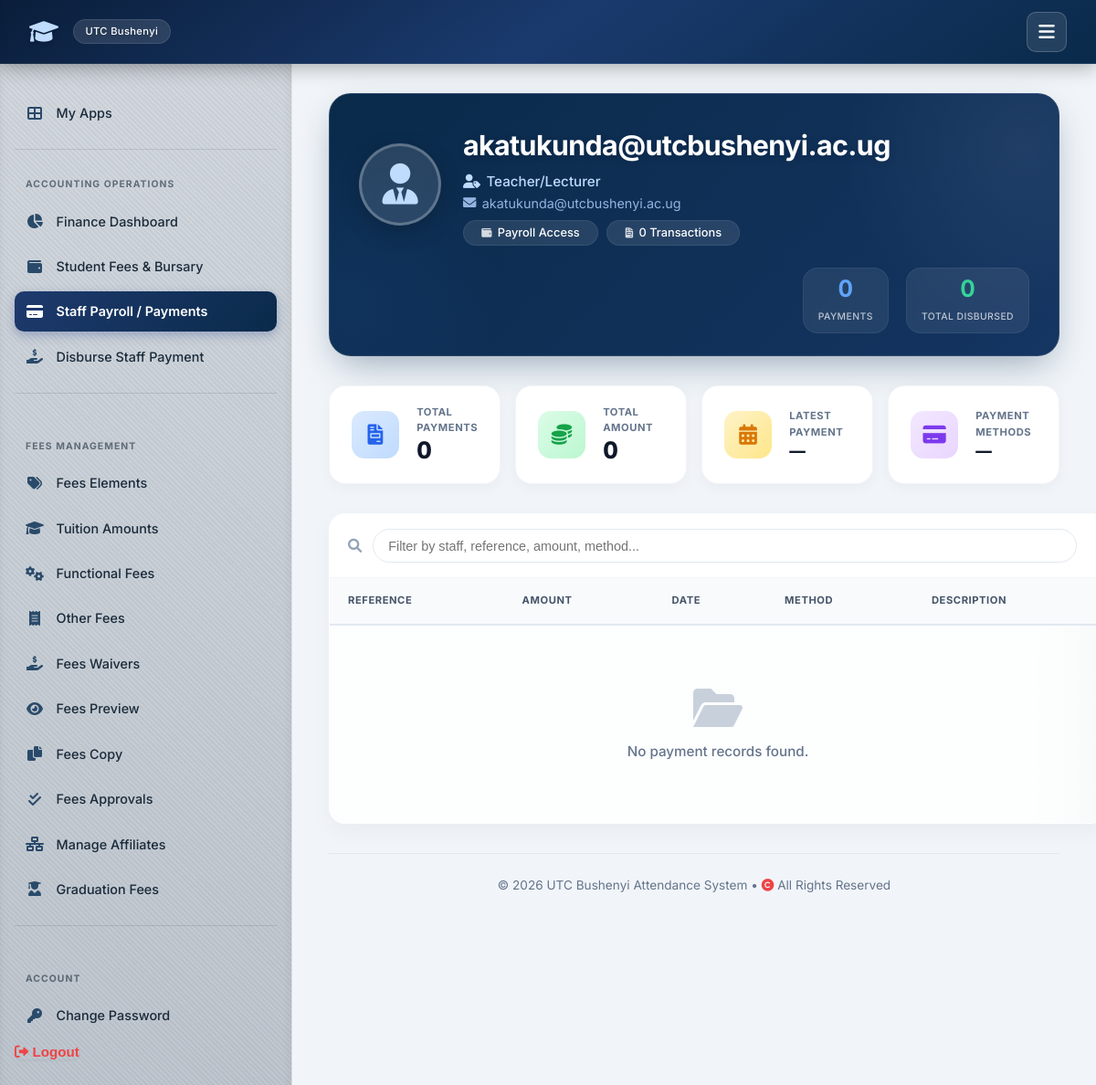
The page /staff_payments_dashboard/ (signed in) on the database its author committed.
### attendance/models.py (models this page shows, shortened)
class User(AbstractUser):
    IS_ADMIN = 'ADMIN'
    IS_TEACHER = 'TEACHER'
    IS_STUDENT = 'STUDENT'
    IS_WARDEN = 'WARDEN'
    IS_LIBRARIAN = 'LIBRARIAN'
    IS_ACCOUNTANT = 'ACCOUNTANT'
    IS_REGISTRAR = 'REGISTRAR'
    IS_PARENT = 'PARENT'
    IS_DEAN = 'DEAN'
    IS_HOD = 'HOD'
    IS_SYSTEM_SUPPORT = 'SYSTEM_SUPPORT'
    IS_SYSTEM_ADMIN = 'SYSTEM_ADMIN'
    IS_FINANCE = 'FINANCE'
    IS_POINT_OF_SERVICE = 'POINT_OF_SERVICE'
    IS_ASSISTANT_REGISTRAR = 'ASSISTANT_REGISTRAR'
    IS_PRINCIPAL = 'PRINCIPAL'
    TITLE_CHOICES = [
        ('MR.', 'Mr.'),
        ('MRS.', 'Mrs.'),
        ('MISS', 'Miss'),
        ('DR.', 'Dr.'),
        ('ENG.', 'Eng.'),
        ('PROF.', 'Prof.'),
    ]
    title = models.CharField(max_length=10, choices=TITLE_CHOICES, blank=True, null=True)
    surname = models.CharField(max_length=100, blank=True, null=True)
    other_names = models.CharField(max_length=150, blank=True, null=True)
    phone_number = models.CharField(max_length=20, blank=True, null=True)
    ROLE_CHOICES = [
        (IS_ADMIN, 'Admin'),
        (IS_TEACHER, 'Teacher/Lecturer'),
        (IS_STUDENT, 'Student'),
        (IS_WARDEN, 'Warden'),
        (IS_LIBRARIAN, 'Librarian'),
        (IS_ACCOUNTANT, 'Accountant'),
        (IS_REGISTRAR, 'Academic Registrar'),
        (IS_DEAN, 'Dean of Students'),
        (IS_HOD, 'Head of Department'),
        (IS_PARENT, 'Parent'),
        (IS_SYSTEM_SUPPORT, 'System Support'),
        (IS_SYSTEM_ADMIN, 'System Administrator'),
        (IS_FINANCE, 'Finance'),
        (IS_POINT_OF_SERVICE, 'Point of Service'),
        (IS_ASSISTANT_REGISTRAR, 'Assistant Academic Registrar'),
        (IS_PRINCIPAL, 'Principal'),
    ]
    role = models.CharField(
        max_length=25, choices=ROLE_CHOICES, default=IS_STUDENT,
        help_text="Primary/default role, used by existing limit_choices_to checks elsewhere in this file. "
                   "A staff member with several roles (e.g. 'System Administrator; Academic Registrar; "
                   "Finance; Lecturer; HOD') has every one of them recorded in StaffRole below — "
                   "this field alone cannot hold more than one."
    )
    is_verified = models.BooleanField(
        default=False,
        help_text="Maps to the 'Verified' Yes/No column in the Group Users export."
    )

### attendance/views_users.py (the view, shortened to what this page needs)
# urls.py: path('staff_payments_dashboard/', views_users.staff_payments_dashboard, name='staff_payments_dashboard'),
@login_required
def staff_payments_dashboard(request):
    user = request.user
    current_term = AcademicTerm.objects.filter(is_current=True).first()
    if user.role == User.IS_STUDENT:
        raise PermissionDenied("Students are not permitted to access staff ledger payroll balances.")
    if user.role in [User.IS_ACCOUNTANT, User.IS_ADMIN]:
        payments = StaffPaymentRecord.objects.all().select_related('staff', 'processed_by', 'term').order_by('-payment_date')
        is_management = True
    else:
        payments = StaffPaymentRecord.objects.filter(staff=user).select_related('staff', 'processed_by', 'term').order_by('-payment_date')
        is_management = False
    total_amount = sum(p.amount for p in payments) if payments else 0
    latest_payment = payments.first() if payments else None
    payment_methods = list(set(p.payment_method for p in payments)) if payments else []
    all_staff = User.objects.exclude(role=User.IS_STUDENT) if is_management else None
    context = {
        'payments': payments,
        'is_management': is_management,
        'all_staff': all_staff,
        'current_term': current_term,
        'total_amount': total_amount,
        'latest_payment': latest_payment,
        'payment_methods': payment_methods,
    }
    return render(request, 'attendance/staff_payments_dashboard.html', context)

### attendance/context_processors.py (called while the page is built)
def institution_info(request):
    return {'institution': Institution.objects.first()}

### templates/attendance/staff_payments_dashboard.html (shortened to what this page needs)
{% extends 'attendance/base.html' %}
{% block content %}
{% block sidebar %}
{% include "attendance/sidebar.html" %}
{% endblock %}
<div class="profile-card">
    <div class="profile-top">
        <div class="profile-avatar">
            <i class="fas fa-user-tie"></i>
        </div>
        <div class="profile-info">
            <h2>{{ user.get_full_name|default:user.username }}</h2>
            <span class="role-badge"><i class="fas fa-user-tag"></i> {{ user.get_role_display }}</span>
            <span class="email"><i class="fas fa-envelope"></i> {{ user.email|default:"No email provided" }}</span>
            <div class="profile-tags">
                <span class="tag"><i class="fas fa-wallet"></i> Payroll Access</span>
                <span class="tag"><i class="fas fa-file-invoice"></i> {{ payments|length }} Transaction{{ payments|pluralize }}</span>
            </div>
        </div>
        <div class="profile-stats-summary">
            <div class="stat-badge payments">
                <span class="number" data-target="{{ payments|length }}">0</span>
                <span class="label">Payments</span>
            </div>
            <div class="stat-badge amount">
                <span class="number" data-target="{% if total_amount %}{{ total_amount|floatformat:0 }}{% else %}0{% endif %}">0</span>
                <span class="label">Total Disbursed</span>
            </div>
        </div>
    </div>
</div>
<div class="stats-grid">
    <div class="stat-card">
        <div class="icon blue"><i class="fas fa-file-invoice"></i></div>
        <div class="info">
            <h4>Total Payments</h4>
            <div class="number" data-target="{{ payments|length }}">0</div>
        </div>
    </div>
    <div class="stat-card">
        <div class="icon green"><i class="fas fa-coins"></i></div>
        <div class="info">
            <h4>Total Amount</h4>
            <div class="number" data-target="{% if total_amount %}{{ total_amount|floatformat:0 }}{% else %}0{% endif %}">0</div>
        </div>
    </div>
    <div class="stat-card">
        <div class="icon orange"><i class="fas fa-calendar-alt"></i></div>
        <div class="info">
            <h4>Latest Payment</h4>
            <div class="number" style="font-size:1.1rem;">{{ latest_payment.payment_date|date:"M d, Y"|default:"—" }}</div>
        </div>
    </div>
    <div class="stat-card">
        <div class="icon purple"><i class="fas fa-credit-card"></i></div>
        <div class="info">
            <h4>Payment Methods</h4>
            <div class="number" style="font-size:1.1rem;">
                {% for method in payment_methods %}
                    <span style="font-size:0.7rem; background:#f1f5f9; padding:0.1rem 0.4rem; border-radius:4px; margin:0.1rem;">{{ method|cut:"_"|title }}</span>
                {% empty %}—{% endfor %}
            </div>
        </div>
    </div>
</div>
<div class="payroll-finance-grid {% if is_management %}has-payroll-sidebar{% endif %}">
    <div class="payroll-main-ledger">
        <div class="ledger-card">
            <div class="search-wrapper">
                <i class="fas fa-search"></i>
                <input type="text" id="staffSearch" placeholder="Filter by staff, reference, amount, method..." autocomplete="off">
            </div>
            <div class="table-responsive">
                <table class="modern-table" id="payrollTable">
                    <thead>
                        <tr>
                            <th>Reference</th>
                            <th>Amount</th>
                            <th>Date</th>
                            <th>Method</th>
                            <th>Description</th>
                        </tr>
                    </thead>
                    <tbody>
                        {% for payment in payments %}
                        <tr>
                            <td><span class="reference-badge">{{ payment.reference_number }}</span></td>
                            {% if is_management %}
                            <td>
                                <div class="staff-profile-cell">
                                    <span class="staff-name">{{ payment.staff.username }}</span>
                                    <span class="staff-role">{{ payment.staff.role }}</span>
                                </div>
                            </td>
                            {% endif %}
                            <td><span class="currency-amount">UGX {{ payment.amount|floatformat:0 }}</span></td>
                            <td><span style="font-weight:500; color:#475569;">{{ payment.payment_date|date:"M d, Y" }}</span></td>
                            <td>
                                {% if payment.payment_method == 'BANK_TRANSFER' %}
                                    <span class="method-pill method-bank"><i class="fas fa-university"></i> Bank</span>
                                {% elif payment.payment_method == 'MOBILE_MONEY' %}
                                    <span class="method-pill method-momo"><i class="fas fa-mobile-alt"></i> MoMo</span>
                                {% else %}
                                    <span class="method-pill method-cash"><i class="fas fa-money-bill-wave"></i> Cash</span>
                                {% endif %}
                            </td>
                            <td>
                                <span class="description-text" title="{{ payment.description }}">
                                    {% if payment.description %}{{ payment.description }}{% else %}<span style="color:#cbd5e1;">—</span>{% endif %}
                                </span>
                            </td>
                        </tr>
                        {% empty %}
                        <tr>
                            <td colspan="{% if is_management %}6{% else %}5{% endif %}">
                                <div class="empty-ledger-state">
                                    <i class="fas fa-folder-open"></i>
                                    <p>No payment records found.</p>
                                </div>
                            </td>
                        </tr>
                        {% endfor %}
                    </tbody>
                </table>
            </div>
        </div>
    </div>
</div>
{% endblock %}

### static/style.css (style rules this page uses)
:root { --primary: #0f3b3e; --primary-dark: #0c4e6d ; --primary-light: #e6f4f1; --secondary: #2c6e6b; --accent: #3b82f6; --success: #10b981; --success-light: #d1fae5; --danger: #ef4444; --danger-light: #fee2e2; --warning: #f59e0b; --warning-light: #fef3c7; --info: #3b82f6; --info-light: #dbeafe; --bg-main: #f1f5f9; --surface: #ffffff; --surface-hover: #f8fafc; --text-main: #0f172a; --text-muted: #64748b; --border: #e2e8f0; --shadow-sm: 0 1px 3px rgba(0,0,0,0.06); --shadow: 0 4px 12px rgba(0,0,0,0.08); --shadow-lg: 0 10px 30px rgba(0,0,0,0.12); --radius: 16px; --radius-sm: 10px; --transition: all 0.25s cubic-bezier(0.4, 0, 0.2, 1); --font: 'Inter', -apple-system, BlinkMacSystemFont, 'Segoe UI', Roboto, Helvetica, Arial, sans-serif; --nav-height: 70px; --sidebar-width: 320px; }
* { box-sizing: border-box; margin: 0; padding: 0; }
body { font-family: var(--font); background: var(--bg-main); color: var(--text-main); line-height: 1.6; min-height: 100vh; display: flex; flex-direction: column; }
h2 { font-size: 1.75rem; font-weight: 700; color: var(--primary-dark); margin-bottom: 1.5rem; letter-spacing: -0.02em; display: flex; align-items: center; gap: 0.75rem; }
table { width: 100%; border-collapse: collapse; font-size: 0.95rem; }
th, td { padding: 0.9rem 1.2rem; text-align: left; border-bottom: 1px solid var(--border); }
th { background: #f8fafc; font-weight: 600; color: var(--text-muted); text-transform: uppercase; font-size: 0.7rem; letter-spacing: 0.05em; }
tr:last-child td { border-bottom: none; }
tbody tr { transition: var(--transition); }
.stat-card { background: var(--surface); border-radius: var(--radius); padding: 1.5rem 1.8rem; box-shadow: var(--shadow); border: 1px solid var(--border); transition: var(--transition); display: flex; align-items: center; gap: 1.2rem; position: relative; overflow: hidden; }
.stat-card::after { content: ''; position: absolute; top: 0; left: 0; width: 4px; height: 100%; background: var(--secondary); border-radius: 0 4px 4px 0; }
.stat-card .icon { font-size: 2.2rem; width: 3.5rem; height: 3.5rem; border-radius: 50%; display: flex; align-items: center; justify-content: center; background: var(--primary-light); color: var(--primary); flex-shrink: 0; }
.stat-card .info h4 { font-size: 0.85rem; font-weight: 600; color: var(--text-muted); text-transform: uppercase; letter-spacing: 0.03em; margin-bottom: 0.2rem; }
.stat-card .info .number { font-size: 1.8rem; font-weight: 700; color: var(--text-main); }

### templates/attendance/base.html (style rules this page uses)
:root { --primary: #0a2a4a; --primary-dark: #061e35; --primary-light: #e6eff9; --secondary: #1e3a6e; --accent: #3b82f6; --success: #3b82f6; --success-light: #dbeafe; --danger: #ef4444; --danger-light: #fee2e2; --warning: #f59e0b; --warning-light: #fef3c7; --info: #3b82f6; --info-light: #dbeafe; --bg-main: #f1f5f9; --surface: #ffffff; --surface-hover: #f8fafc; --text-main: #1e293b; --text-muted: #64748b; --border: #e2e8f0; --shadow-sm: 0 1px 3px rgba(0,0,0,0.06); --shadow: 0 4px 12px rgba(0,0,0,0.08); --shadow-lg: 0 10px 30px rgba(0,0,0,0.12); --radius: 16px; --radius-sm: 10px; --transition: all 0.25s cubic-bezier(0.4, 0, 0.2, 1); --font: 'Inter', -apple-system, BlinkMacSystemFont, 'Segoe UI', Roboto, Helvetica, Arial, sans-serif; --nav-height: 70px; }
* { box-sizing: border-box; margin: 0; padding: 0; }
body { font-family: var(--font); background: var(--bg-main); color: var(--text-main); line-height: 1.6; min-height: 100vh; display: flex; flex-direction: column; }
h2 { font-size: 1.75rem; font-weight: 700; color: var(--primary-dark); margin-bottom: 1.5rem; letter-spacing: -0.02em; display: flex; align-items: center; gap: 0.75rem; }
table { width: 100%; border-collapse: collapse; font-size: 0.95rem; }
th, td { padding: 0.9rem 1.2rem; text-align: left; border-bottom: 1px solid var(--border); }
th { background: #f8fafc; font-weight: 600; color: var(--text-muted); text-transform: uppercase; font-size: 0.7rem; letter-spacing: 0.05em; }

### templates/attendance/sidebar.html (style rules this page uses)
:root { --sidebar-width: 320px; }

### rows shown on the page
User: get_full_name "akatukunda@utcbushenyi.ac.ug", role "Teacher/Lecturer", email "akatukunda@utcbushenyi.ac.ug"

### other values the page prints
{{ payments|length }} "0"
{{ latest_payment.payment_date|date:"M d, Y"|default:"—" }} "—"
